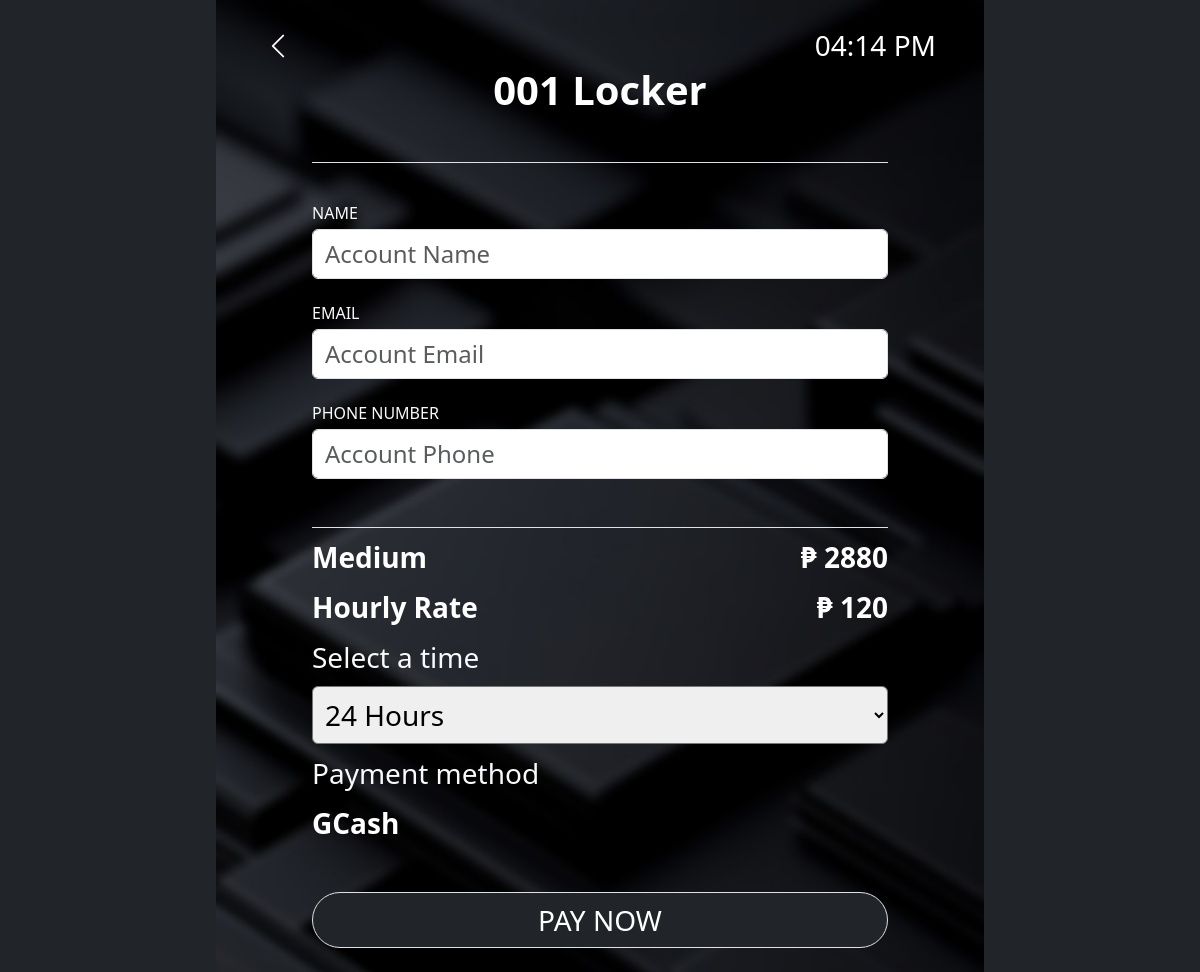
The app's page /views/kiosk/index.php?view=RENT&locker=1&price=550, older data.
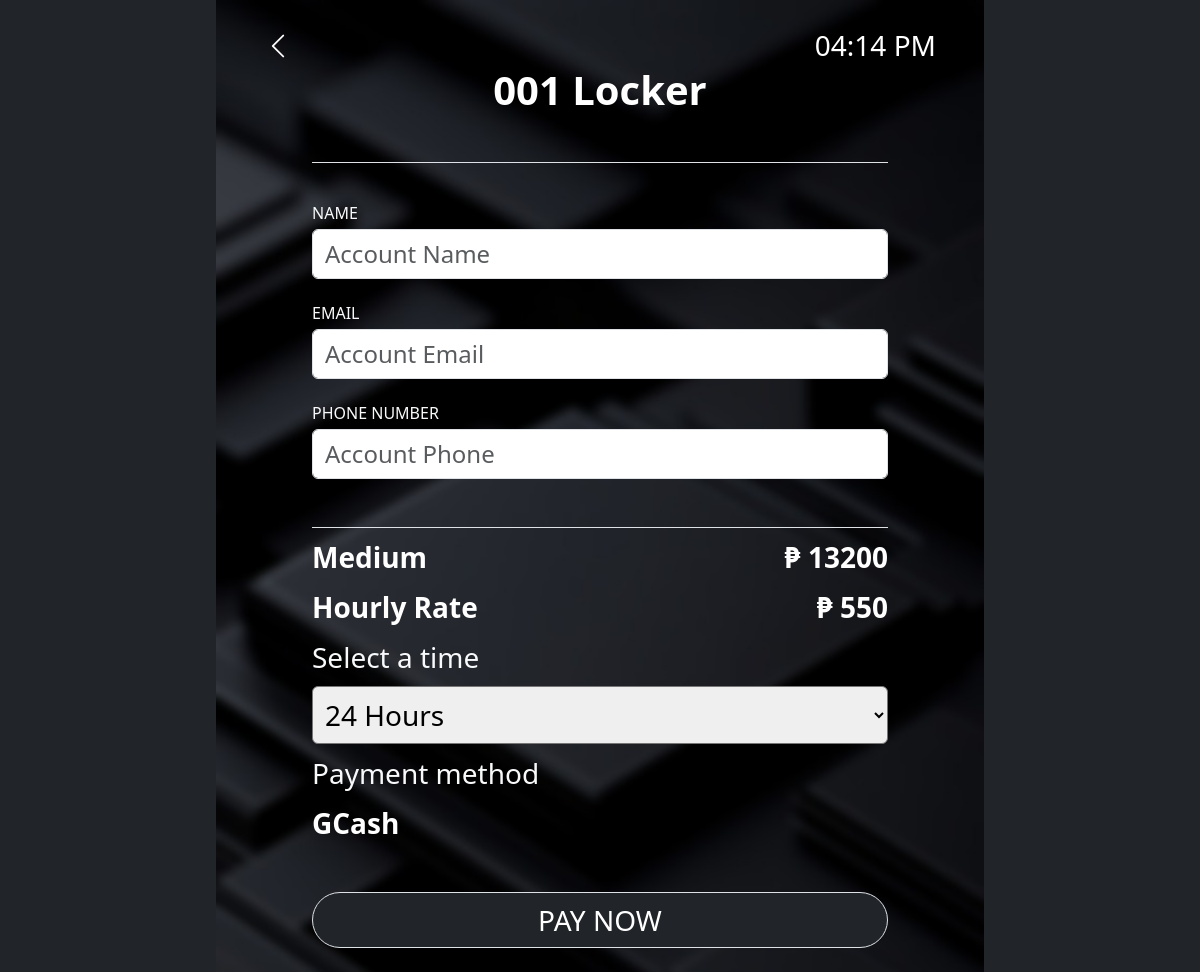
The same page, newer data.
### tables this page shows
CREATE TABLE `smart_locker` (
  `id` int(11) NOT NULL,
  `locker` varchar(50) NOT NULL,
  `size` varchar(50) NOT NULL,
  `dimension` varchar(50) NOT NULL,
  `price` double(5,2) NOT NULL,
  `status` varchar(50) DEFAULT 'Available',
  `access` varchar(50) DEFAULT NULL,
  `date_created` date DEFAULT curdate()
);

### controller/DbController.php (called while the page is built, shortened)
<?php
include('../../connection/connection.php');
class smartBox extends DBController
{
    function specificLockerView($id)
    {
        $query = "CALL smart_lockerSpecificView(?)";
        $params = array(
            array(
                "param_type" => "i",
                "param_value" => $id
            )
        );
        $LockerResult = $this->getDBResult($query, $params);
        return $LockerResult;
    }
}
$portCont = new smartBox();
?>

### connection/connection.php (called while the page is built, shortened)
<?php
class DBController
{
    private $host = "localhost";
    private $user = "root";
    private $password = "";
    private $database = "smartbox_db";
    private $conn;
    function __construct()
    {
        $this->conn = mysqli_connect($this->host, $this->user, $this->password, $this->database);
    }
    function getDBResult($query, $params = array())
    {
        $sql_statement = $this->conn->prepare($query);
        if (! empty($params)) {
            $this->bindParams($sql_statement, $params);
        }
        $sql_statement->execute();
        $result = $sql_statement->get_result();
        if ($result->num_rows > 0) {
            while ($row = $result->fetch_assoc()) {
                $resultset[] = $row;
            }
        }
        if (! empty($resultset)) {
            return $resultset;
        }
    }
    function bindParams($sql_statement, $params)
    {
        $param_type = "";
        foreach ($params as $query_param) {
            $param_type .= $query_param["param_type"];
        }
        $bind_params[] = & $param_type;
        foreach ($params as $k => $query_param) {
            $bind_params[] = & $params[$k]["param_value"];
        }
        call_user_func_array(array(
            $sql_statement,
            'bind_param'
        ), $bind_params);
    }
}

### views/kiosk/routes/rent.php (the view, shortened to what this page needs)
<?php
$total =  $lockerResult[0]['price'] * 24;
?>
<div class="container d-flex flex-column flex-fill text-white fs-3 px-5 py-4" style="max-width: 768px; background-image: url('../../public/assets/images/bg.jpg'); background-size: cover;">
        <div class="d-flex justify-content-between">
            <a href="?view=HOME" class="text-white"><i class="bi bi-chevron-left"></i></a>
            <div id="currentTime"></div>
        </div>
        <div class="d-flex flex-fill align-items-center justify-content-center px-5">
            <form method="POST" action="?action=RENT" class="w-100">
                <div class="text-center mb-4">
                    <h1 class="fw-bold border-bottom pb-5">
                        <?php echo $lockerResult[0]['locker'].' Locker';  ?>
                    </h1>
                </div>
                <div class="mb-2">
                    <label class="text-light fs-6">NAME</label>
                    <input type="text" name="name" class="form-control fs-4" id="name" placeholder="Account Name" required>
                </div>
                <div class="mb-2">
                    <label class="text-light fs-6">EMAIL</label>
                    <input type="email" name="email" class="form-control fs-4" id="email" placeholder="Account Email" required>
                </div>
                <div class="mb-2 border-bottom pb-5">
                    <label class="text-light fs-6">PHONE NUMBER</label>
                    <input type="tel" name="phone" class="form-control fs-4" id="phone" placeholder="Account Phone" required inputmode="numeric" pattern="[0-9]*" oninput="this.value = this.value.replace(/[^0-9]/g, '');">
                </div>
                <div class="d-flex justify-content-between mb-2 w-100">
                    <div class="fw-bold" id="sizeDisplay"><?php echo $lockerResult[0]['size']; ?></div>
                    <div class="fw-bold">₱ <?php echo $total; ?></div>
                </div>
                <div class="d-flex justify-content-between mb-2 w-100">
                    <div class="fw-bold" id="sizeDisplay">Hourly Rate</div>
                    <div class="fw-bold">₱ <?php echo $lockerResult[0]['price'];  ?></div>
                </div>
                <div class="mb-2">
                    <label for="timeSelect" class="text-start text-light mb-2">Select a time</label>
                    <select name="hours" class="rounded p-2 w-100" id="timeSelect">
                        <?php for ($i = 24; $i <= 24; $i++): ?>
                            <option value="<?= $i ?>"><?= $i ?> Hour<?= $i > 1 ? 's' : '' ?></option>
                        <?php endfor; ?>
                    </select>
                </div>
                <div class="mb-5">
                    <label class="text-start text-light mb-2">Payment method</label>
                    <div class="fw-bold">GCash</div>
                </div>
                <button type="submit" class="btn btn-dark border rounded-pill fs-3 w-100" name="submit">PAY NOW</button>
            </form>
        </div>
    </div>

Row changes from the older to the newer data that the page shows:
changed smart_locker "Medium": price "2880" → "13200"; price "120" → "550"
